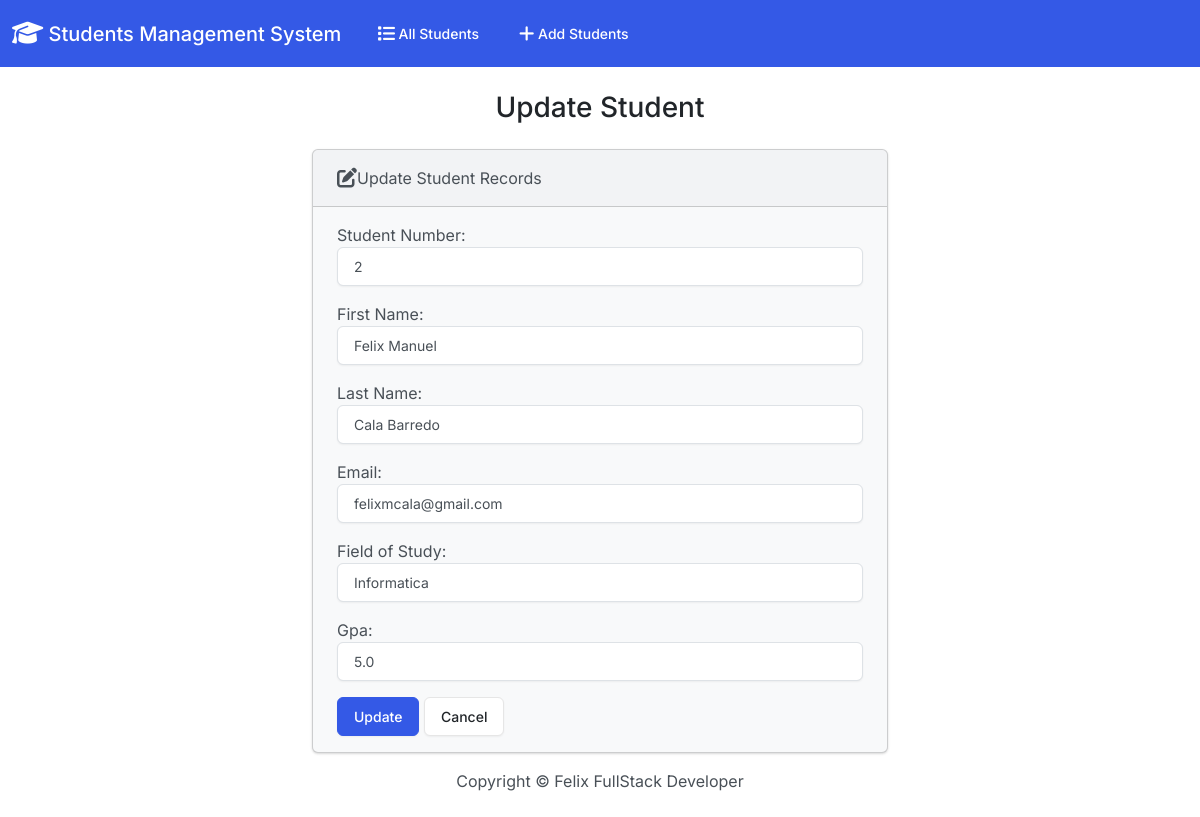
Page /edit/2 on the committed database.
### students/models.py (models this page shows, shortened)
class Student(models.Model):
    students_number = models.PositiveIntegerField()
    first_name = models.CharField(max_length=50)
    last_name = models.CharField(max_length=50)
    email = models.EmailField(max_length=100)
    field_of_study = models.CharField(max_length=50)
    gpa = models.FloatField()

### students/views.py (the view)
# urls.py: path('edit/<int:id>', views.edit, name='edit'),
def edit(request, id):
    if request.method == 'POST':
        student = Student.objects.get(pk = id)
        form = StudentForm(request.POST, instance=student)
        if form.is_valid():
            form.save()
            return render(request, 'students/edit.html',{
                'form': form,
                'success': True
                })
    else:
        student = Student.objects.get(pk=id)
        form = StudentForm(instance=student)
    return render(request, 'students/edit.html',{
        'form': form
    })

### students/forms.py
class StudentForm(forms.ModelForm):
    class Meta:
        model = Student
        fields = ['students_number', 'first_name', 'last_name', 'email', 'field_of_study', 'gpa']
        labels = {
            'students_number': 'Student Number',
            'first_name': 'First Name',
            'last_name': 'Last Name',
            'email': 'Email',
            'field_of_study': 'Field of Study',
            'gpa': 'Gpa',
        }
        widgets ={
            'students_number': forms.NumberInput(attrs={'class': 'form-control'}),
            'first_name': forms.TextInput(attrs={'class': 'form-control'}),
            'last_name': forms.TextInput(attrs={'class': 'form-control'}),
            'email': forms.EmailInput(attrs={'class': 'form-control'}),
            'field_of_study': forms.TextInput(attrs={'class': 'form-control'}),
            'gpa': forms.NumberInput(attrs={'class': 'form-control'}),
        }

### students/templates/students/edit.html (shortened to what this page needs)
{% extends 'students/base.html' %}
{% block body %}
    <h3 class="text-center m-4">Update Student</h3>
    {% if success %}
        <div class="alert alert-success" role="alert">The student update successfully. </div>
        <a href="{% url 'index' %}" class="alert-link">Go to Home Page.</a>
    {% else %}
    <div class="row justify-content-center">
        <div class="col-6">
            <div class="card bg-light mb-3" >
                <div class="card-header">
                    <i class="fa-solid fa-pen-to-square fa-lg"></i>Update Student Records
                </div>
                <div class="card-body">
                  <form action="" method="POST">
                    {{ form.as_p }}
                    <button type="submit" class="btn btn-primary">Update</button>
                    <a href="{% url 'index' %}" class="btn btn-secondary">Cancel</a>
                  </form>
                </div>
              </div>
        </div>
    </div>
    {% endif %}
{% endblock body %}

### rows in the picture
Student: students_number "2", first_name "Felix Manuel", last_name "Cala Barredo", email "felixmcala@gmail.com", field_of_study "Informatica", gpa "5.0"
